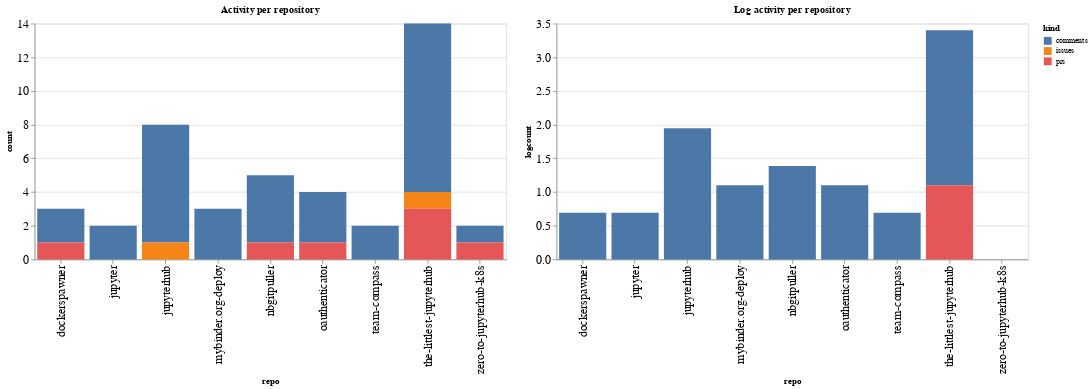

The notebook cell saved with this chart:
### Code cell
ch1 = alt.Chart(repo_summaries, width=600, title="Activity per repository").mark_bar().encode(
    x='repo',
    y='count',
    color='kind',
    tooltip="kind"
)

ch2 = alt.Chart(repo_summaries, width=600, title="Log activity per repository").mark_bar().encode(
    x='repo',
    y='logcount',
    color='kind',
    tooltip="kind"
)

ch1 | ch2

### Figure 1 — Vega-Lite specification as saved in the notebook (floating-point values rounded to 4 significant figures)
{"config": {"axisLeft": {"labelFontSize": 15}, "axisBottom": {"labelFontSize": 15}}, "hconcat": [{"mark": "bar", "encoding": {"color": {"type": "nominal", "field": "kind"}, "tooltip": {"type": "nominal", "field": "kind"}, "x": {"type": "nominal", "field": "repo"}, "y": {"type": "quantitative", "field": "count"}}, "title": "Activity per repository", "width": 600}, {"mark": "bar", "encoding": {"color": {"type": "nominal", "field": "kind"}, "tooltip": {"type": "nominal", "field": "kind"}, "x": {"type": "nominal", "field": "repo"}, "y": {"type": "quantitative", "field": "logcount"}}, "title": "Log activity per repository", "width": 600}], "data": {"name": "data-5992f536a0561e7050fda0e854edd544"}, "$schema": "https://vega.github.io/schema/vega-lite/v4.8.1.json", "datasets": {"data-5992f536a0561e7050fda0e854edd544": [{"repo": "dockerspawner", "kind": "comments", "count": 2, "logcount": 0.6931}, {"repo": "dockerspawner", "kind": "prs", "count": 1, "logcount": 0.0}, {"repo": "jupyter", "kind": "comments", "count": 2, "logcount": 0.6931}, {"repo": "jupyterhub", "kind": "comments", "count": 7, "logcount": 1.946}, {"repo": "jupyterhub", "kind": "issues", "count": 1, "logcount": 0.0}, {"repo": "mybinder.org-deploy", "kind": "comments", "count": 3, "logcount": 1.099}, {"repo": "nbgitpuller", "kind": "comments", "count": 4, "logcount": 1.386}, {"repo": "nbgitpuller", "kind": "prs", "count": 1, "logcount": 0.0}, {"repo": "oauthenticator", "kind": "comments", "count": 3, "logcount": 1.099}, {"repo": "oauthenticator", "kind": "prs", "count": 1, "logcount": 0.0}, {"repo": "team-compass", "kind": "comments", "count": 2, "logcount": 0.6931}, {"repo": "the-littlest-jupyterhub", "kind": "comments", "count": 10, "logcount": 2.303}, {"repo": "the-littlest-jupyterhub", "kind": "issues", "count": 1, "logcount": 0.0}, {"repo": "the-littlest-jupyterhub", "kind": "prs", "count": 3, "logcount": 1.099}, {"repo": "zero-to-jupyterhub-k8s", "kind": "comments", "count": 1, "logcount": 0.0}, {"repo": "zero-to-jupyterhub-k8s", "kind": "prs", "count": 1, "logcount": 0.0}]}}
